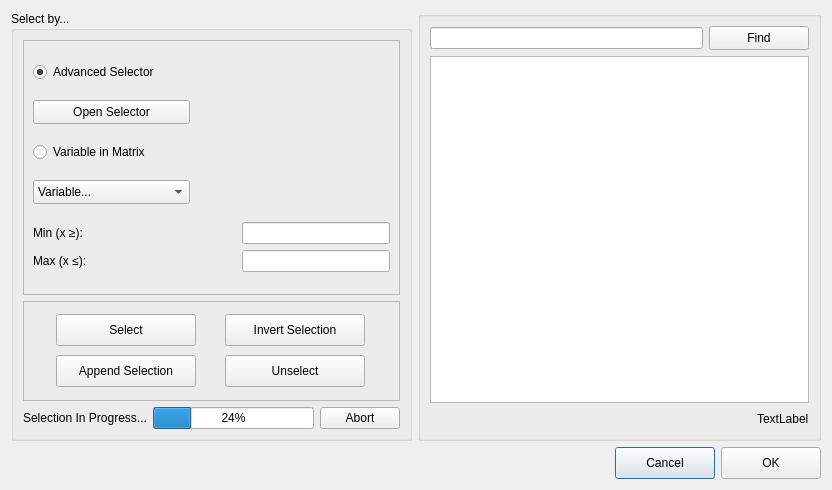
<?xml version="1.0" encoding="UTF-8"?>
<ui version="4.0">
 <class>SelectByDialog</class>
 <widget class="QDialog" name="SelectByDialog">
  <property name="geometry">
   <rect>
    <x>0</x>
    <y>0</y>
    <width>832</width>
    <height>490</height>
   </rect>
  </property>
  <property name="minimumSize">
   <size>
    <width>832</width>
    <height>462</height>
   </size>
  </property>
  <property name="windowTitle">
   <string>Select by ...</string>
  </property>
  <layout class="QGridLayout" name="gridLayout_7">
   <item row="1" column="0" colspan="2">
    <layout class="QGridLayout" name="gridLayout_10">
     <item row="0" column="0">
      <spacer name="horizontalSpacer_12">
       <property name="orientation">
        <enum>Qt::Horizontal</enum>
       </property>
       <property name="sizeHint" stdset="0">
        <size>
         <width>382</width>
         <height>20</height>
        </size>
       </property>
      </spacer>
     </item>
     <item row="0" column="1">
      <widget class="QPushButton" name="cancelButton">
       <property name="minimumSize">
        <size>
         <width>100</width>
         <height>32</height>
        </size>
       </property>
       <property name="maximumSize">
        <size>
         <width>100</width>
         <height>32</height>
        </size>
       </property>
       <property name="text">
        <string>Cancel</string>
       </property>
      </widget>
     </item>
     <item row="0" column="2">
      <widget class="QPushButton" name="okButton">
       <property name="minimumSize">
        <size>
         <width>100</width>
         <height>32</height>
        </size>
       </property>
       <property name="maximumSize">
        <size>
         <width>100</width>
         <height>32</height>
        </size>
       </property>
       <property name="text">
        <string>OK</string>
       </property>
      </widget>
     </item>
    </layout>
   </item>
   <item row="0" column="1">
    <widget class="QGroupBox" name="groupBox_2">
     <property name="minimumSize">
      <size>
       <width>401</width>
       <height>361</height>
      </size>
     </property>
     <property name="title">
      <string/>
     </property>
     <layout class="QGridLayout" name="gridLayout">
      <item row="2" column="0" colspan="2">
       <spacer name="horizontalSpacer">
        <property name="orientation">
         <enum>Qt::Horizontal</enum>
        </property>
        <property name="sizeHint" stdset="0">
         <size>
          <width>128</width>
          <height>20</height>
         </size>
        </property>
       </spacer>
      </item>
      <item row="0" column="1" colspan="2">
       <widget class="QPushButton" name="findButton">
        <property name="minimumSize">
         <size>
          <width>100</width>
          <height>24</height>
         </size>
        </property>
        <property name="maximumSize">
         <size>
          <width>100</width>
          <height>24</height>
         </size>
        </property>
        <property name="text">
         <string>Find</string>
        </property>
       </widget>
      </item>
      <item row="2" column="2">
       <widget class="QLabel" name="selobjectlabel">
        <property name="text">
         <string>TextLabel</string>
        </property>
       </widget>
      </item>
      <item row="0" column="0">
       <widget class="QLineEdit" name="searchline"/>
      </item>
      <item row="1" column="0" colspan="3">
       <widget class="QListView" name="objnamelistView">
        <property name="editTriggers">
         <set>QAbstractItemView::NoEditTriggers</set>
        </property>
        <property name="selectionMode">
         <enum>QAbstractItemView::MultiSelection</enum>
        </property>
       </widget>
      </item>
     </layout>
    </widget>
   </item>
   <item row="0" column="0">
    <widget class="QGroupBox" name="groupBox">
     <property name="minimumSize">
      <size>
       <width>401</width>
       <height>363</height>
      </size>
     </property>
     <property name="maximumSize">
      <size>
       <width>401</width>
       <height>431</height>
      </size>
     </property>
     <property name="title">
      <string>Select by...</string>
     </property>
     <layout class="QGridLayout" name="gridLayout_4">
      <item row="0" column="0">
       <widget class="QFrame" name="frame">
        <property name="maximumSize">
         <size>
          <width>16777215</width>
          <height>16777215</height>
         </size>
        </property>
        <property name="frameShape">
         <enum>QFrame::StyledPanel</enum>
        </property>
        <property name="frameShadow">
         <enum>QFrame::Raised</enum>
        </property>
        <layout class="QGridLayout" name="gridLayout_3">
         <item row="1" column="1" colspan="2">
          <spacer name="horizontalSpacer_7">
           <property name="orientation">
            <enum>Qt::Horizontal</enum>
           </property>
           <property name="sizeHint" stdset="0">
            <size>
             <width>194</width>
             <height>21</height>
            </size>
           </property>
          </spacer>
         </item>
         <item row="4" column="0" colspan="3">
          <layout class="QGridLayout" name="gridLayout_2">
           <item row="0" column="1">
            <spacer name="horizontalSpacer_2">
             <property name="orientation">
              <enum>Qt::Horizontal</enum>
             </property>
             <property name="sizeHint" stdset="0">
              <size>
               <width>40</width>
               <height>20</height>
              </size>
             </property>
            </spacer>
           </item>
           <item row="1" column="0">
            <widget class="QLabel" name="label_2">
             <property name="text">
              <string>Max (x ≤):</string>
             </property>
            </widget>
           </item>
           <item row="0" column="0">
            <widget class="QLabel" name="label">
             <property name="text">
              <string>Min (x ≥):</string>
             </property>
            </widget>
           </item>
           <item row="1" column="2">
            <widget class="QLineEdit" name="maxvaledit"/>
           </item>
           <item row="1" column="1">
            <spacer name="horizontalSpacer_3">
             <property name="orientation">
              <enum>Qt::Horizontal</enum>
             </property>
             <property name="sizeHint" stdset="0">
              <size>
               <width>40</width>
               <height>20</height>
              </size>
             </property>
            </spacer>
           </item>
           <item row="0" column="2">
            <widget class="QLineEdit" name="minvaledit"/>
           </item>
          </layout>
         </item>
         <item row="0" column="0" colspan="2">
          <widget class="QRadioButton" name="advancedSelector">
           <property name="text">
            <string>Advanced Selector</string>
           </property>
           <property name="checked">
            <bool>true</bool>
           </property>
          </widget>
         </item>
         <item row="2" column="0" colspan="2">
          <widget class="QRadioButton" name="variableSelector">
           <property name="text">
            <string>Variable in Matrix</string>
           </property>
          </widget>
         </item>
         <item row="1" column="0">
          <widget class="QPushButton" name="openSelectorButton">
           <property name="minimumSize">
            <size>
             <width>130</width>
             <height>24</height>
            </size>
           </property>
           <property name="text">
            <string>Open Selector</string>
           </property>
          </widget>
         </item>
         <item row="3" column="0">
          <widget class="QComboBox" name="varlist">
           <property name="sizePolicy">
            <sizepolicy hsizetype="Expanding" vsizetype="Fixed">
             <horstretch>0</horstretch>
             <verstretch>0</verstretch>
            </sizepolicy>
           </property>
           <property name="minimumSize">
            <size>
             <width>140</width>
             <height>24</height>
            </size>
           </property>
           <property name="maximumSize">
            <size>
             <width>16777215</width>
             <height>24</height>
            </size>
           </property>
           <property name="editable">
            <bool>false</bool>
           </property>
           <item>
            <property name="text">
             <string>Variable...</string>
            </property>
           </item>
          </widget>
         </item>
         <item row="3" column="2">
          <spacer name="horizontalSpacer_5">
           <property name="orientation">
            <enum>Qt::Horizontal</enum>
           </property>
           <property name="sizeHint" stdset="0">
            <size>
             <width>184</width>
             <height>17</height>
            </size>
           </property>
          </spacer>
         </item>
        </layout>
       </widget>
      </item>
      <item row="2" column="0">
       <layout class="QHBoxLayout" name="horizontalLayout_2">
        <item>
         <widget class="QLabel" name="label_3">
          <property name="text">
           <string>Selection In Progress...</string>
          </property>
         </widget>
        </item>
        <item>
         <widget class="QProgressBar" name="progressBar">
          <property name="value">
           <number>24</number>
          </property>
         </widget>
        </item>
        <item>
         <widget class="QPushButton" name="abortButton">
          <property name="text">
           <string>Abort</string>
          </property>
         </widget>
        </item>
       </layout>
      </item>
      <item row="1" column="0">
       <widget class="QFrame" name="buttonframe">
        <property name="maximumSize">
         <size>
          <width>16777215</width>
          <height>100</height>
         </size>
        </property>
        <property name="frameShape">
         <enum>QFrame::StyledPanel</enum>
        </property>
        <property name="frameShadow">
         <enum>QFrame::Raised</enum>
        </property>
        <layout class="QGridLayout" name="gridLayout_5">
         <item row="0" column="0">
          <widget class="QPushButton" name="selectButton">
           <property name="minimumSize">
            <size>
             <width>140</width>
             <height>32</height>
            </size>
           </property>
           <property name="maximumSize">
            <size>
             <width>140</width>
             <height>32</height>
            </size>
           </property>
           <property name="text">
            <string>Select</string>
           </property>
          </widget>
         </item>
         <item row="0" column="1">
          <widget class="QPushButton" name="invertselectButton">
           <property name="minimumSize">
            <size>
             <width>140</width>
             <height>32</height>
            </size>
           </property>
           <property name="maximumSize">
            <size>
             <width>140</width>
             <height>32</height>
            </size>
           </property>
           <property name="text">
            <string>Invert Selection</string>
           </property>
          </widget>
         </item>
         <item row="1" column="0">
          <widget class="QPushButton" name="appendselecttionButton">
           <property name="minimumSize">
            <size>
             <width>140</width>
             <height>32</height>
            </size>
           </property>
           <property name="maximumSize">
            <size>
             <width>140</width>
             <height>32</height>
            </size>
           </property>
           <property name="text">
            <string>Append Selection</string>
           </property>
          </widget>
         </item>
         <item row="1" column="1">
          <widget class="QPushButton" name="unselectButton">
           <property name="minimumSize">
            <size>
             <width>140</width>
             <height>32</height>
            </size>
           </property>
           <property name="maximumSize">
            <size>
             <width>140</width>
             <height>32</height>
            </size>
           </property>
           <property name="text">
            <string>Unselect</string>
           </property>
          </widget>
         </item>
        </layout>
       </widget>
      </item>
     </layout>
    </widget>
   </item>
  </layout>
 </widget>
 <resources/>
 <connections/>
</ui>
